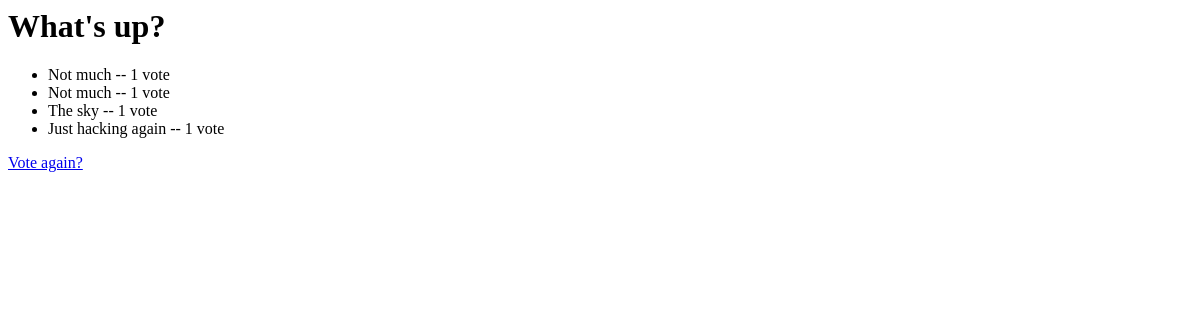
/polls/1/results/, run on an earlier commit of the app's database.
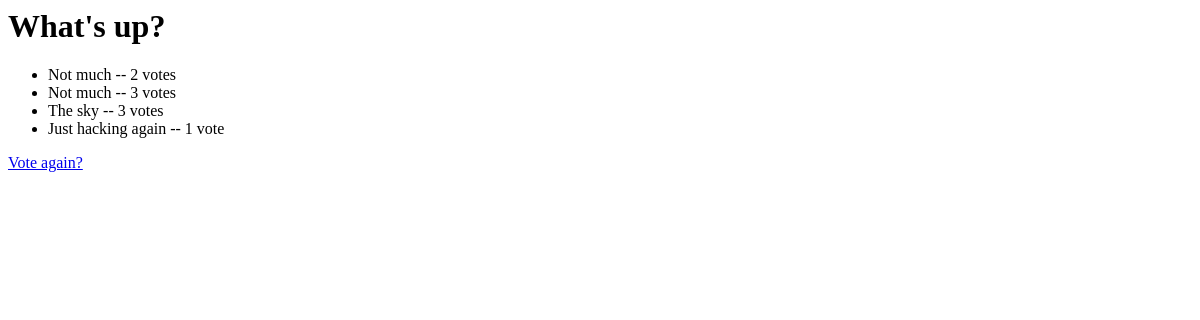
And on a later commit of the database.
### polls/models.py (models this page shows, shortened)
class Question(models.Model):
    question_text = models.CharField(max_length=200)
    pub_date = models.DateTimeField('date published')

class Choice(models.Model):
    question = models.ForeignKey(Question, on_delete=models.CASCADE)
    choice_text = models.CharField(max_length=200)
    votes = models.IntegerField(default=0)

### polls/views.py (the view)
# urls.py: path('<int:pk>/results/', views.ResultsView.as_view(), name='results'),
class ResultsView(generic.DetailView):
    model = Question
    template_name = 'polls/results.html'

### polls/templates/polls/results.html
<h1>{{ question.question_text }}</h1>
<ul>
{% for choice in question.choice_set.all %}
    <li>{{ choice.choice_text }} -- {{ choice.votes }} vote{{ choice.votes|pluralize }}</li>
{% endfor %}
</ul>
<a href="{% url 'polls:detail' question.id %}">Vote again?</a>

What changed in the data, as far as the page shows it:
changed Choice (number 1 of 4 on the later page): votes "1" → "2"
changed Choice (number 2 of 4 on the later page): votes "1" → "3"
changed Choice "The sky": votes "1" → "3"
